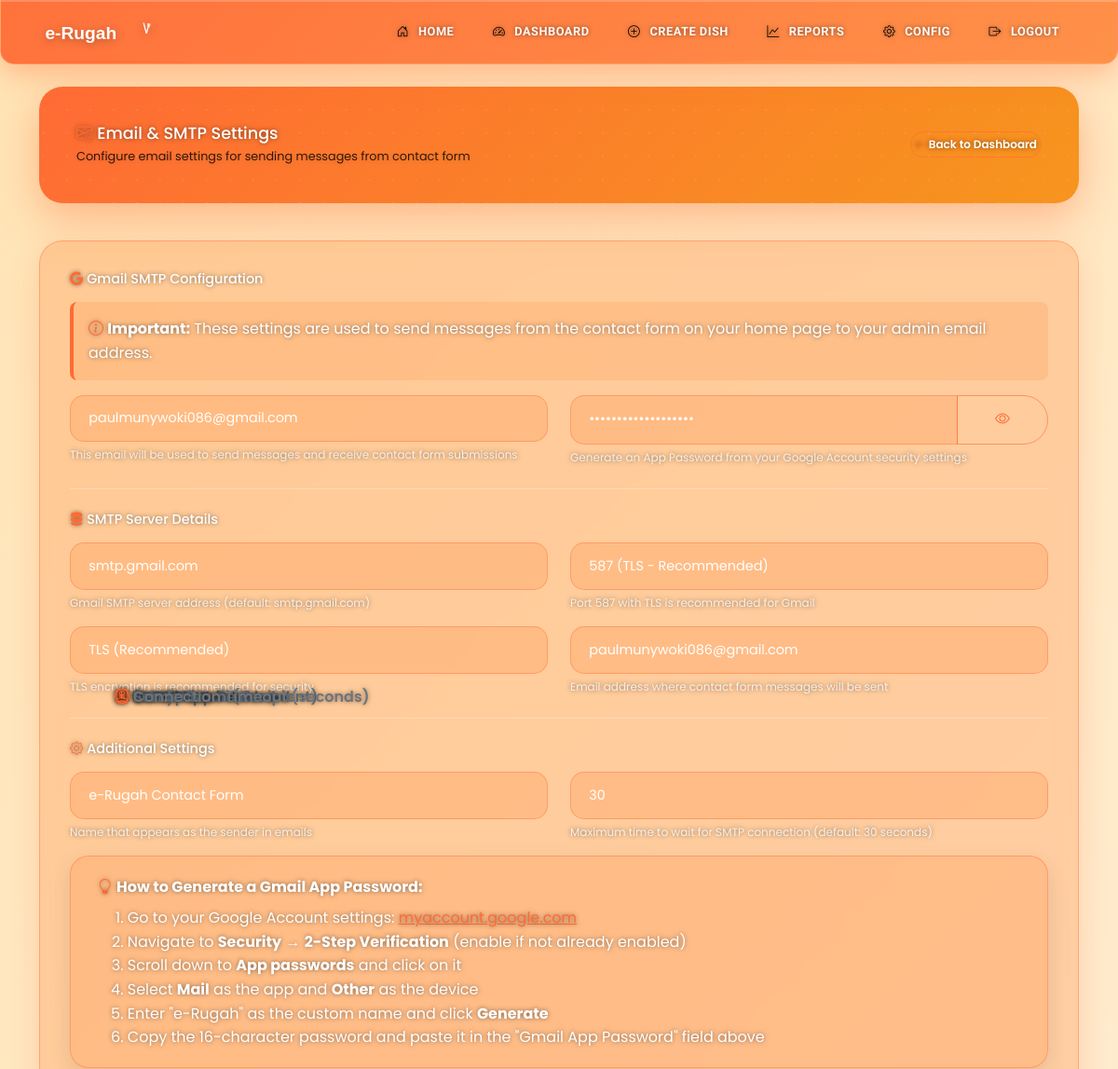
/admin/email-settings (signed in, upper part), run on an earlier commit of the app's database.
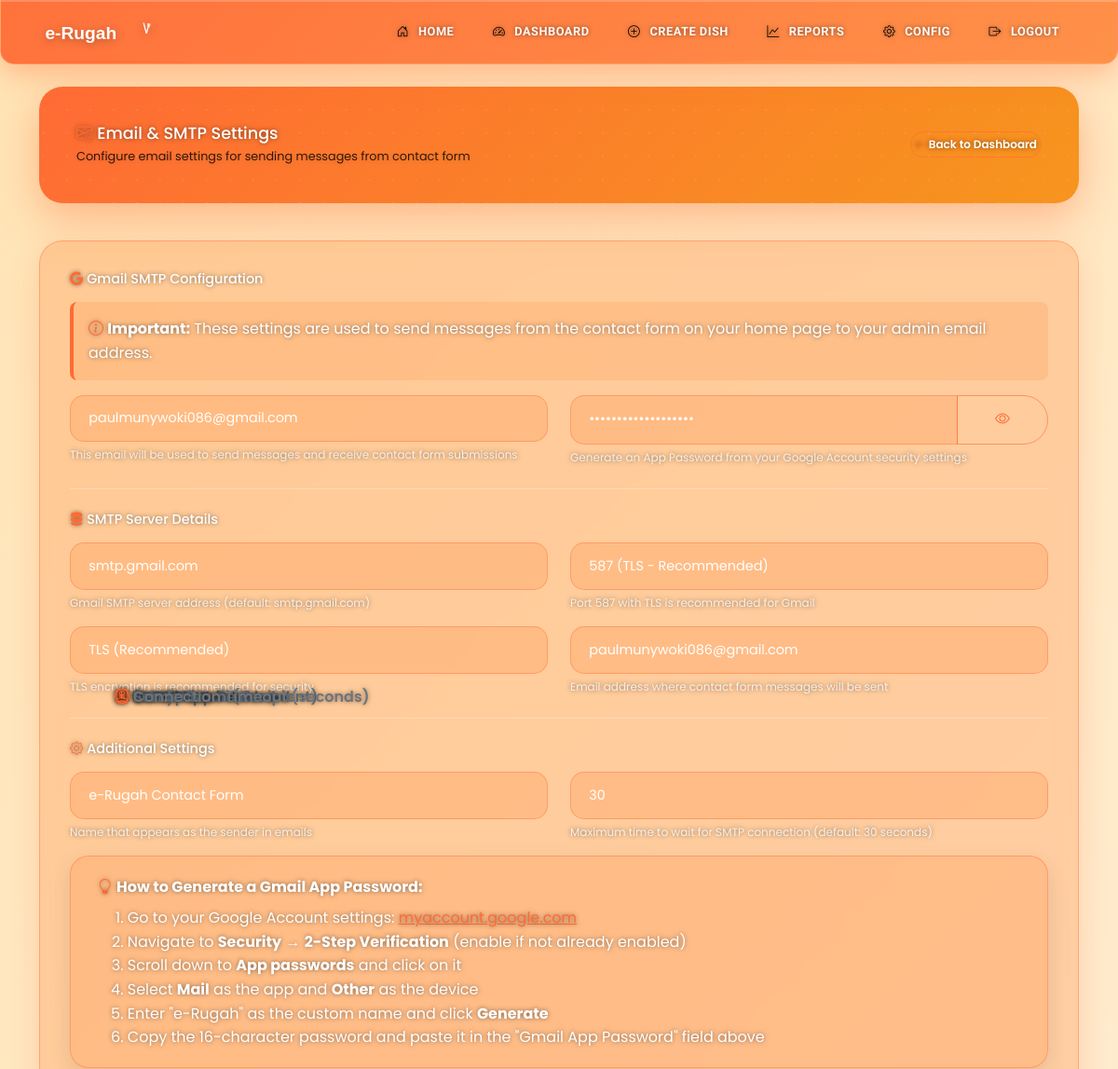
And on a later commit of the database.
### models.py (models this page shows)
class SystemConfig(db.Model):
    id = db.Column(db.Integer, primary_key=True)
    key = db.Column(db.String(50), unique=True, nullable=False)
    value = db.Column(db.String(200), nullable=False)

### main.py (the view, shortened to what this page needs)
@app.route('/admin/email-settings', methods=['GET', 'POST'])
@role_required('admin')
def admin_email_settings():
    settings = {}
    configs = SystemConfig.query.filter(SystemConfig.key.in_([
        'gmail_user', 'gmail_password',
        'smtp_host', 'smtp_port', 'smtp_encryption',
        'admin_email', 'sender_name', 'email_timeout'
    ])).all()
    for config in configs:
        settings[config.key] = config.value
    if 'smtp_host' not in settings:
        settings['smtp_host'] = 'smtp.gmail.com'
    if 'smtp_port' not in settings:
        settings['smtp_port'] = '587'
    if 'smtp_encryption' not in settings:
        settings['smtp_encryption'] = 'tls'
    if 'sender_name' not in settings:
        settings['sender_name'] = 'e-Rugah Contact Form'
    if 'email_timeout' not in settings:
        settings['email_timeout'] = '30'
    return render_template('admin_email_settings.html', settings=settings)

### main.py (called while the page is built)
@app.context_processor
def inject_year():
    return {'year': datetime.now().year}

@login_manager.user_loader
def load_user(user_id):
    return User.query.get(int(user_id))

def role_required(role):
    def decorator(f):
        @wraps(f)
        @login_required
        def decorated_function(*args, **kwargs):
            if current_user.role != role:
                flash('Access denied. Insufficient permissions.', 'danger')
                return redirect(url_for('index'))
            return f(*args, **kwargs)
        return decorated_function
    return decorator

### templates/admin_email_settings.html (shortened to what this page needs)
{% extends "base.html" %}
{% block content %}
<div class="page-header">
    <div class="d-flex justify-content-between align-items-center flex-wrap">
        <div>
            <h5 class="mb-0" style="font-size: 1.1rem;"><i class="bi bi-envelope-at"></i> Email & SMTP Settings</h5>
            <p class="mb-0 mt-1 small" style="font-size: 0.8rem; color: rgba(0, 0, 0, 0.8);">Configure email settings for sending messages from contact form</p>
        </div>
        <div class="mt-2 mt-md-0">
            <a href="{{ url_for('admin_dashboard') }}" class="btn btn-outline-secondary btn-sm" style="font-size: 0.75rem; padding: 0.25rem;">
                <i class="bi bi-arrow-left"></i> Back to Dashboard
            </a>
        </div>
    </div>
</div>
<div class="dashboard-card mb-3">
    <form method="POST" id="emailSettingsForm">
        <h6 class="mb-3" style="font-size: 0.9rem;"><i class="bi bi-google"></i> Gmail SMTP Configuration</h6>
        <div class="info-box">
            <i class="bi bi-info-circle"></i>
            <strong>Important:</strong> These settings are used to send messages from the contact form on your home page to your admin email address.
        </div>
        <div class="row mb-3">
            <div class="col-md-6">
                <label for="gmail_user" class="form-label">
                    <i class="bi bi-envelope"></i> Gmail Email Address
                </label>
                <input type="email" class="form-control" id="gmail_user" name="gmail_user"
                       value="{{ settings.get('gmail_user', '') }}" placeholder="your-email@gmail.com" required>
                <div class="form-text">This email will be used to send messages and receive contact form submissions</div>
            </div>
            <div class="col-md-6">
                <label for="gmail_password" class="form-label">
                    <i class="bi bi-key"></i> Gmail App Password
                </label>
                <div class="input-group">
                    <input type="password" class="form-control" id="gmail_password" name="gmail_password"
                           value="{{ settings.get('gmail_password', '') }}" placeholder="16-character App Password" required>
                    <button class="btn btn-outline-secondary" type="button" id="togglePassword" style="z-index: 10;">
                        <i class="bi bi-eye" id="toggleIcon"></i>
                    </button>
                </div>
                <div class="form-text">Generate an App Password from your Google Account security settings</div>
            </div>
        </div>
        <hr class="my-4">
        <h6 class="mb-3" style="font-size: 0.9rem;"><i class="bi bi-server"></i> SMTP Server Details</h6>
        <div class="row mb-3">
            <div class="col-md-6">
                <label for="smtp_host" class="form-label">
                    <i class="bi bi-hdd-network"></i> SMTP Host
                </label>
                <input type="text" class="form-control" id="smtp_host" name="smtp_host"
                       value="{{ settings.get('smtp_host', 'smtp.gmail.com') }}" placeholder="smtp.gmail.com" required>
                <div class="form-text">Gmail SMTP server address (default: smtp.gmail.com)</div>
            </div>
            <div class="col-md-6">
                <label for="smtp_port" class="form-label">
                    <i class="bi bi-plug"></i> SMTP Port
                </label>
                <select class="form-control" id="smtp_port" name="smtp_port" required>
                    <option value="587" {% if settings.get('smtp_port', '587') == '587' %}selected{% endif %}>587 (TLS - Recommended)</option>
                </select>
                <div class="form-text">Port 587 with TLS is recommended for Gmail</div>
            </div>
        </div>
        <div class="row mb-3">
            <div class="col-md-6">
                <label for="smtp_encryption" class="form-label">
                    <i class="bi bi-shield-lock"></i> Encryption Method
                </label>
                <select class="form-control" id="smtp_encryption" name="smtp_encryption" required>
                    <option value="tls" {% if settings.get('smtp_encryption', 'tls') == 'tls' %}selected{% endif %}>TLS (Recommended)</option>
                </select>
                <div class="form-text">TLS encryption is recommended for security</div>
            </div>
            <div class="col-md-6">
                <label for="admin_email" class="form-label">
                    <i class="bi bi-person-badge"></i> Admin Email (Recipient)
                </label>
                <input type="email" class="form-control" id="admin_email" name="admin_email"
                       value="{{ settings.get('admin_email', settings.get('gmail_user', '')) }}" placeholder="admin@example.com" required>
                <div class="form-text">Email address where contact form messages will be sent</div>
            </div>
        </div>
        <hr class="my-4">
        <h6 class="mb-3" style="font-size: 0.9rem;"><i class="bi bi-gear"></i> Additional Settings</h6>
        <div class="row mb-3">
            <div class="col-md-6">
                <label for="sender_name" class="form-label">
                    <i class="bi bi-person"></i> Sender Name
                </label>
                <input type="text" class="form-control" id="sender_name" name="sender_name"
                       value="{{ settings.get('sender_name', 'e-Rugah Contact Form') }}" placeholder="e-Rugah Contact Form">
                <div class="form-text">Name that appears as the sender in emails</div>
            </div>
            <div class="col-md-6">
                <label for="email_timeout" class="form-label">
                    <i class="bi bi-clock"></i> Connection Timeout (seconds)
                </label>
                <input type="number" class="form-control" id="email_timeout" name="email_timeout"
                       value="{{ settings.get('email_timeout', '30') }}" min="10" max="120" placeholder="30">
                <div class="form-text">Maximum time to wait for SMTP connection (default: 30 seconds)</div>
            </div>
        </div>
        <div class="alert alert-info">
            <i class="bi bi-lightbulb"></i>
            <strong>How to Generate a Gmail App Password:</strong>
            <ol class="mb-0 mt-2">
                <li>Go to your Google Account settings: <a href="https://myaccount.google.com/" target="_blank" style="color: #ff6b35; text-decoration: underline;">myaccount.google.com</a></li>
                <li>Navigate to <strong>Security</strong> → <strong>2-Step Verification</strong> (enable if not already enabled)</li>
                <li>Scroll down to <strong>App passwords</strong> and click on it</li>
                <li>Select <strong>Mail</strong> as the app and <strong>Other</strong> as the device</li>
                <li>Enter "e-Rugah" as the custom name and click <strong>Generate</strong></li>
                <li>Copy the 16-character password and paste it in the "Gmail App Password" field above</li>
            </ol>
        </div>
    </form>
</div>
{% endblock %}

### templates/base.html (shortened to what this page needs)
<!DOCTYPE html>
<html lang="en">
<head>
    <link href="https://cdn.jsdelivr.net/npm/bootstrap@5.1.3/dist/css/bootstrap.min.css" rel="stylesheet">
    <link rel="stylesheet" href="https://cdn.jsdelivr.net/npm/bootstrap-icons@1.8.1/font/bootstrap-icons.css">
    <link rel="stylesheet" href="{{ url_for('static', filename='css/style.css') }}">
</head>
<body class="food-pattern">
    <nav class="navbar navbar-expand-lg navbar-dark">
        <div class="container">
            <a class="navbar-brand" href="{{ url_for('index') }}">
                <img src="{{ url_for('static', filename='logo.svg') }}" alt="e-Rugah" class="logo">
            </a>
            <div class="collapse navbar-collapse" id="navbarNav">
                <ul class="navbar-nav ms-auto">
                    {% if current_user.is_authenticated %}
                        <li class="nav-item"><a class="nav-link" href="{{ url_for('index') }}"><i class="bi bi-house-door"></i> Home</a></li>
                        {% if current_user.role == 'admin' %}
                            <li class="nav-item"><a class="nav-link" href="{{ url_for('admin_dashboard') }}"><i class="bi bi-speedometer2"></i> Dashboard</a></li>
                            {% if request.endpoint not in ['admin_custom_dish_database', 'admin_create_dish'] %}
                            <li class="nav-item"><a class="nav-link" href="{{ url_for('admin_create_dish') }}"><i class="bi bi-plus-circle"></i> Create Dish</a></li>
                            {% endif %}
                            <li class="nav-item"><a class="nav-link" href="{{ url_for('reports') }}"><i class="bi bi-graph-up"></i> Reports</a></li>
                            <li class="nav-item"><a class="nav-link" href="{{ url_for('config') }}"><i class="bi bi-gear"></i> Config</a></li>
                        {% elif current_user.role == 'chef' %}
                            <li class="nav-item"><a class="nav-link" href="{{ url_for('chef_dashboard') }}"><i class="bi bi-speedometer2"></i> Dashboard</a></li>
                        {% else %}
                            <li class="nav-item"><a class="nav-link" href="{{ url_for('customer_dashboard') }}"><i class="bi bi-speedometer2"></i> Dashboard</a></li>
                            <li class="nav-item"><a class="nav-link" href="{{ url_for('create_event') }}"><i class="bi bi-plus-circle"></i> Create Event</a></li>
                        {% endif %}
                        <li class="nav-item"><a class="nav-link" href="{{ url_for('logout') }}"><i class="bi bi-box-arrow-right"></i> Logout</a></li>
                    {% endif %}
                </ul>
            </div>
        </div>
    </nav>
    <main class="py-4">
        <div class="container">
            {% block content %}{% endblock %}
        </div>
    </main>
</body>
</html>

### templates/base.html (style rules this page uses)
* { scrollbar-width: thin; scrollbar-color: #ff6b35 rgba(255, 107, 53, 0.1); }

### templates/admin_email_settings.html (style rules this page uses)
body { background: linear-gradient(135deg, #ffe4b5, #ffedd5); color: white; text-shadow: 0 0 5px rgba(0,0,0,0.5); animation: fadeIn 0.5s ease-in; }
.bi { color: #ff6b35; }
.dashboard-card { position: relative; overflow: hidden; background: rgba(255, 140, 66, 0.3); border: 1px solid rgba(255, 107, 53, 0.4); backdrop-filter: blur(10px); box-shadow: 0 8px 32px rgba(255, 107, 53, 0.2); transition: all 0.3s ease; animation: slideUp 0.6s ease-out; }
.dashboard-card::before { content: ''; position: absolute; top: 0; left: -100%; width: 100%; height: 100%; background: linear-gradient(90deg, rgba(255, 107, 53, 0.6), rgba(255, 140, 66, 0.6)); transition: left 0.5s ease; z-index: 0; }
.dashboard-card > * { position: relative; z-index: 1; }
.btn { position: relative; overflow: hidden; transition: all 0.3s ease; border: none; background: linear-gradient(45deg, #ff6b35, #ff8c42); color: white; }
.btn::before { content: ''; position: absolute; top: 0; left: -100%; width: 100%; height: 100%; background: linear-gradient(90deg, #ff8c42, #ffa552); transition: left 0.4s ease; z-index: 0; }
.btn > * { position: relative; z-index: 1; }
.btn-outline-secondary { background: transparent !important; border: 1px solid rgba(255, 107, 53, 0.6) !important; color: white !important; }
.btn-outline-secondary::before { background: linear-gradient(90deg, rgba(255, 107, 53, 0.3), rgba(255, 140, 66, 0.3)) !important; }
.form-control { background: rgba(255, 140, 66, 0.25); border: 1px solid rgba(255, 107, 53, 0.4); color: white; transition: all 0.3s ease; }
.form-control::placeholder { color: rgba(255, 255, 255, 0.7); }
.form-text { color: rgba(255, 255, 255, 0.8); font-size: 0.75rem; }
.alert { background: rgba(255, 140, 66, 0.25); border: 1px solid rgba(255, 107, 53, 0.4); color: white; }
.info-box { background: rgba(255, 140, 66, 0.2); border-left: 4px solid #ff6b35; padding: 1rem; margin: 1rem 0; border-radius: 8px; }

What changed in the data, as far as the page shows it:
added SystemConfig: smtp_host "smtp.gmail.com"
added SystemConfig: smtp_port "587 (TLS - Recommended)"
added SystemConfig: smtp_encryption "TLS (Recommended)"
added SystemConfig: sender_name "e-Rugah Contact Form"
added SystemConfig: email_timeout "30"
Also different on the page:
form field smtp_host: "smtp.gmail.com" → (not shown)
form field smtp_port: "587 (TLS - Recommended)" → (not shown)
form field smtp_encryption: "TLS (Recommended)" → (not shown)
form field sender_name: "e-Rugah Contact Form" → (not shown)
form field email_timeout: "30" → (not shown)
